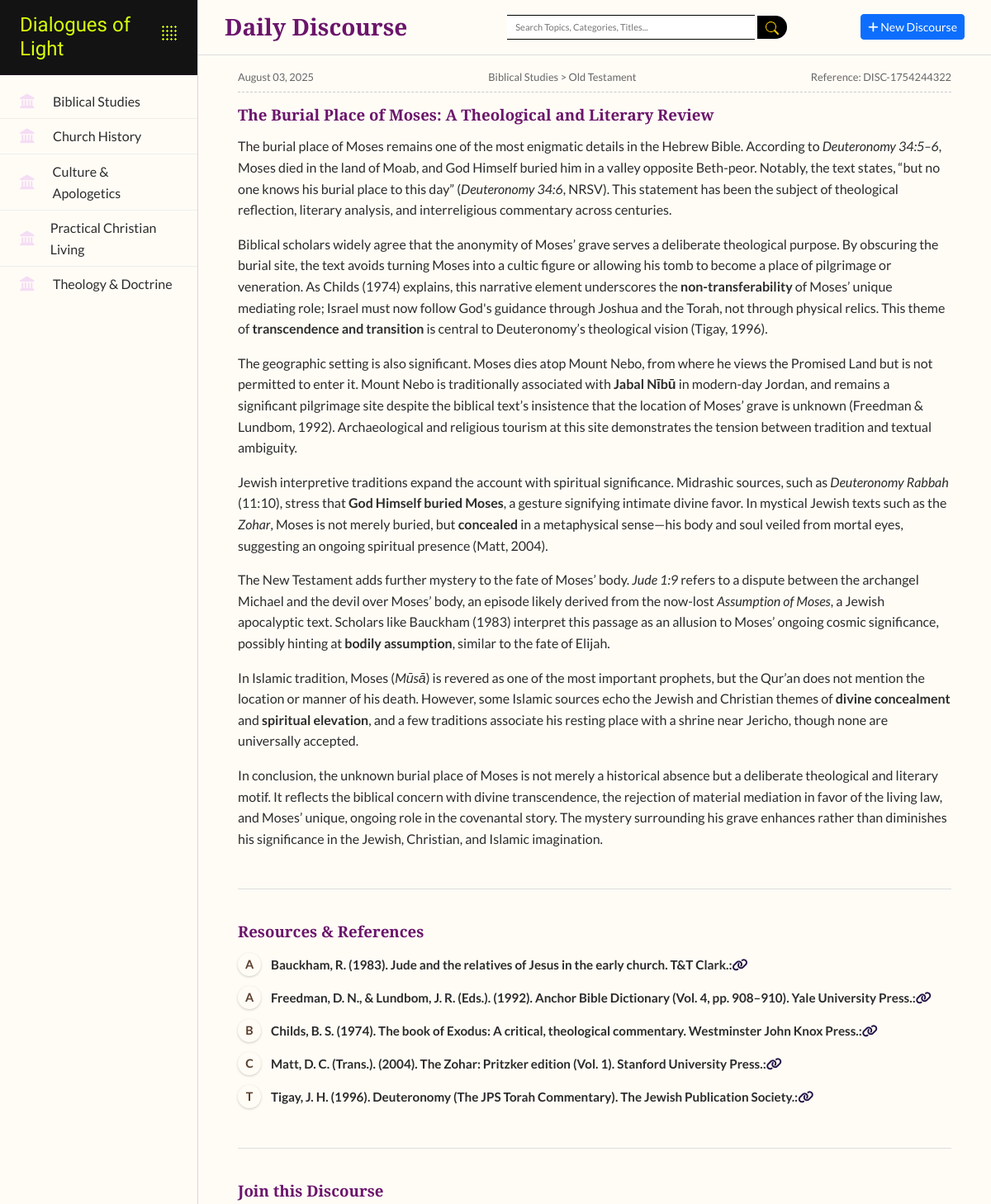
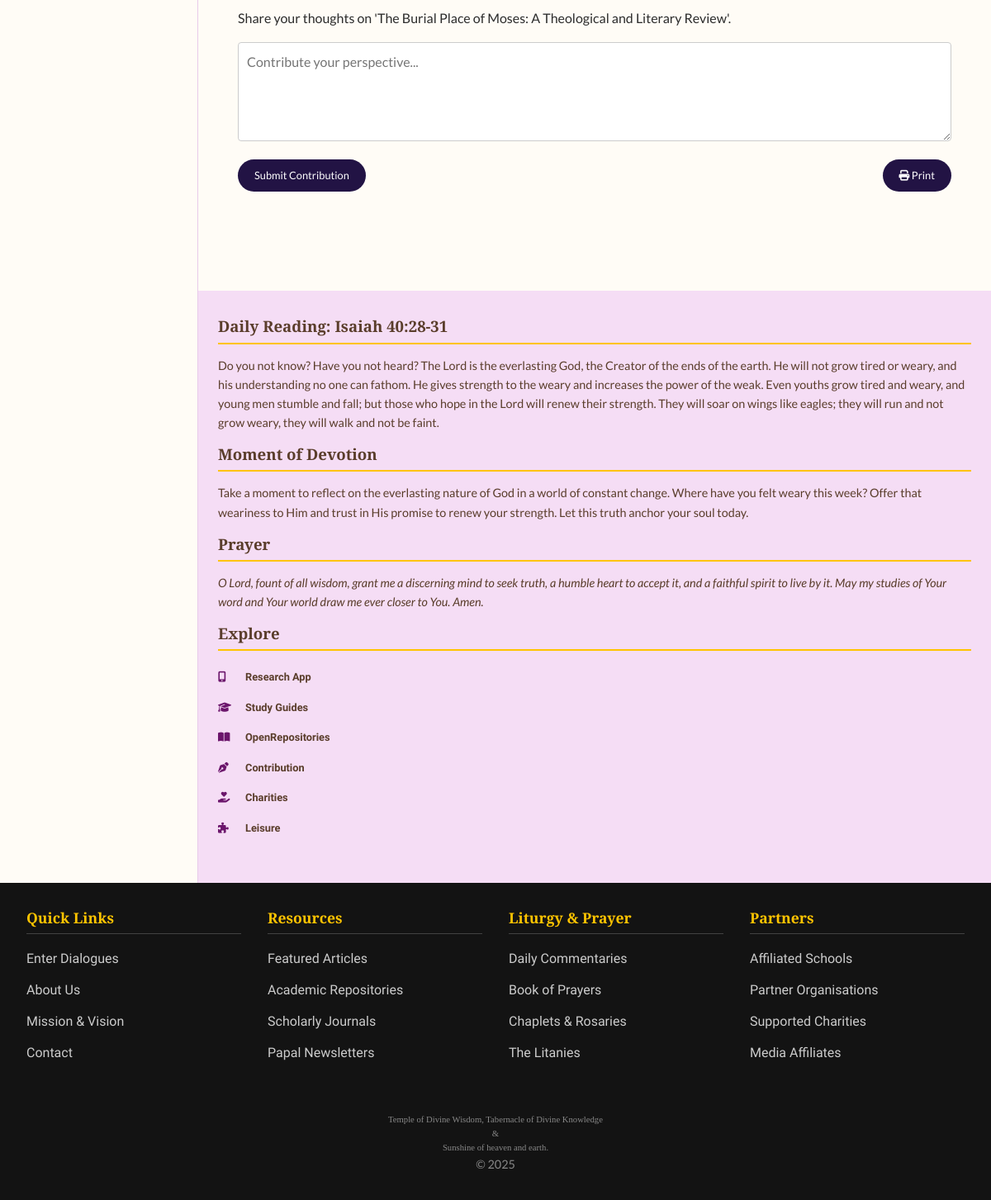
Screenshot of /discourse/dialogues with the database file from the repository (2 pictures, top to bottom).
### app/dol_db/models.py (models this page shows, shortened)
class Resource(db.Model):
    __tablename__ = 'resources'
    id = db.Column(db.Integer, primary_key=True)
    discourse_id = db.Column(db.Integer, db.ForeignKey('discourse_blogs.id'), nullable=False)
    type = db.Column(db.Enum(ResourceType), nullable=False)
    name = db.Column(db.String(200), nullable=False) # e.g., "Psalm 19:1" or "On the Incarnation"
    medium = db.Column(db.Enum(ResourceMedium)) # e.g., "Book", "Journal Article"
    link = db.Column(db.String(512)) # URL or reference text
    discourse = db.relationship('DiscourseBlog', back_populates='resources')

class Category(db.Model):
    __tablename__ = 'categories'
    id = db.Column(db.Integer, primary_key=True)
    name = db.Column(db.String(100), unique=True, nullable=False)
    subcategories = db.relationship('SubCategory', back_populates='category', lazy=True, cascade="all, delete-orphan")

class SubCategory(db.Model):
    __tablename__ = 'subcategories'
    id = db.Column(db.Integer, primary_key=True)
    name = db.Column(db.String(100), nullable=False)
    category_id = db.Column(db.Integer, db.ForeignKey('categories.id'), nullable=False)
    category = db.relationship('Category', back_populates='subcategories')
    discourses = db.relationship('DiscourseBlog', back_populates='subcategory', lazy='dynamic')
    __table_args__ = (db.UniqueConstraint('name', 'category_id', name='_name_category_uc'),)

class DiscourseBlog(db.Model):
    __tablename__ = 'discourse_blogs'
    id = db.Column(db.Integer, primary_key=True)
    user_id = db.Column(db.Integer, db.ForeignKey('users.id'), nullable=False)
    subcategory_id = db.Column(db.Integer, db.ForeignKey('subcategories.id'), nullable=False)
    reference = db.Column(db.String(50), unique=True, nullable=False, index=True)
    title = db.Column(db.String(255), nullable=False)
    body = db.Column(db.Text, nullable=False)
    date_posted = db.Column(db.DateTime, default=datetime.utcnow, index=True)
    is_approved = db.Column(db.Boolean, default=False, nullable=False)
    author = db.relationship('User', back_populates='discourses')
    resources = db.relationship('Resource', back_populates='discourse', lazy='joined', cascade="all, delete-orphan")
    comments = db.relationship('DiscourseComment', back_populates='discourse', lazy='dynamic', cascade="all, delete-orphan")
    subcategory = db.relationship('SubCategory', back_populates='discourses')

### app/dol_discourse/disc_routes.py (the view)
@discourse_bp.route('/')  # This will be the '/discourse/' URL
@discourse_bp.route('/dialogues') # This will be the '/discourse/dialogues' URL
def dialogues():
    latest_discourse = DiscourseBlog.query.filter_by(is_approved=True)\
                                          .order_by(DiscourseBlog.date_posted.desc())\
                                          .options(joinedload(DiscourseBlog.subcategory).joinedload(SubCategory.category))\
                                          .first()
    return render_template(
        'dialogues.html',
        initial_content=latest_discourse
    )

### app/dol_discourse/disc_routes.py (called while the page is built)
@discourse_bp.app_context_processor
def inject_enums_for_discourse_templates():
    def get_resource_types():
        return list(ResourceType)
    def get_resource_mediums():
        return list(ResourceMedium)
    return dict(
        get_resource_types=get_resource_types,
        get_resource_mediums=get_resource_mediums
    )

### app/routes.py (called while the page is built)
@bp.app_context_processor
def inject_now():
    return {'now': datetime.utcnow}

### app/dol_discourse/templates/discourse/dialogues.html (shortened to what this page needs)
{% extends "layout.html" %}
{% block content %}
    <div class="sticky-main-header d-flex justify-content-between align-items-center g-5">
        <h3 class="me-5 mb-0">Daily Discourse</h3>
        <div>
            <input type="text" class="search-input" placeholder="Search Topics, Categories, Titles..." id="searchInput">
            <button class="search-button">
                <svg xmlns="http://www.w3.org/2000/svg" width="16" height="16" fill="currentColor" class="bi bi-search" viewBox="0 0 16 16">
                    <path d="M11.742 10.344a6.5 6.5 0 1 0-1.397 1.398h-.001q.044.06.098.115l3.85 3.85a1 1 0 0 0 1.415-1.414l-3.85-3.85a1 1 0 0 0-.115-.1zM12 6.5a5.5 5.5 0 1 1-11 0 5.5 5.5 0 0 1 11 0"/>
                </svg>
            </button>
        </div>
        <a href="{{ url_for('discourse.new_discourse_editor') }}" class="btn btn-primary btn-sm ms-3">
            <i class="fa fa-plus"></i> New Discourse
        </a>
    </div>
    <div class="discourse-container">
        {% if initial_content %}
            <section id="discourse-section">
                <div class="discourse-meta">
                    <span id="discourse-date">{{ initial_content.date_posted.strftime('%B %d, %Y') }}</span>
                    {% if initial_content.subcategory and initial_content.subcategory.category %}
                        <span class="discourse-category">
                            {{ initial_content.subcategory.category.name }} > {{ initial_content.subcategory.name }}
                        </span>
                    {% endif %}
                    <span id="discourse-ref">Reference: {{ initial_content.reference }}</span>
                </div>
                <h4 id="discourse-title">{{ initial_content.title }}</h4>
                <div id="discourse-body">
                    {{ initial_content.body | safe }}
                </div>
            </section>
            <section id="resources-section">
                <h4>Resources & References</h4>
                <ul id="resource-list">
                    {% for resource in initial_content.resources %}
                    <li>
                        <span class="resource-type {{ resource.type.value | lower | replace(' ', '-') }}">{{ resource.type.value[0] }}</span>
                        <strong>{{ resource.name }}:</strong>
                        {% if resource.link %}
                            <a href="{{ resource.link }}" target="_blank" rel="noopener noreferrer">
                                <i class="fas fa-link" aria-hidden="true"></i>
                            </a>
                        {% endif %}
                    </li>
                    {% else %}
                    <li>No resources are listed for this discourse.</li>
                    {% endfor %}
                </ul>
            </section>
            <section id="contribute-section">
                <h4>Join this Discourse</h4>
                <p id="contribute-prompt">Share your thoughts on '{{ initial_content.title }}'.</p>
                <textarea placeholder="Contribute your perspective..."></textarea>
                <div class="d-flex justify-content-between">
                    <button class="btn btn-sm btn-primary">Submit Contribution</button>
                    <button class="btn btn-sm btn-secondary"><i class="fa fa-print"></i> Print</button>
                </div>
            </section>
        {% endif %}
    </div>
{% endblock %}

### app/templates/layout.html (shortened to what this page needs)
<!DOCTYPE html>
<html lang="en">
<head>
    <link rel="stylesheet" href="https://cdnjs.cloudflare.com/ajax/libs/font-awesome/6.4.0/css/all.min.css">
    <link rel="stylesheet" href="{{ url_for('static', filename='css/bootstrap.min.css') }}">
    <link rel="stylesheet" href="{{ url_for('static', filename='css/bootstrap-icons.css') }}">
    <link rel="stylesheet" href="{{ url_for('static', filename='css/style.css') }}">
</head>
<body>
    <div class="site-grid">
        <nav class="main-nav " id="main-nav">
            <div class="logo-dropdown" >
                <div class="logo">
                    <a href="{{ url_for('main.splash') }}">
                        <h1>Dialogues of Light</h1>
                    </a>
                </div>
                <div class="header-accent-dots" id="logo-dropdown-trigger"></div>
            </div>
            <ul>
                {% for category in sidebar_data %}
                <li>
                    <a href="#" class="main-topic-link" data-topic-id="{{ category.id }}">
                        <i class="fas {{ category.icon }}"></i>
                        <span>{{ category.name }}</span>
                    </a>
                </li>
                {% endfor %}
            </ul>
        </nav>
        <main class="main-content">
            {% block content %}{% endblock %}
        </main>
        <aside class="right-sidebar">
            <div class="daily-content">
                <section id="daily-reading">
                    <h4>{{ daily_data.get('reading', {}).get('title', 'Daily Reading') }}</h4>
                    <p>{{ daily_data.get('reading', {}).get('body', 'Content unavailable.') }}</p>
                </section>
                <section id="daily-devotion">
                    <h4>{{ daily_data.get('devotion', {}).get('title', 'Moment of Devotion') }}</h4>
                    <p>{{ daily_data.get('devotion', {}).get('body', 'Content unavailable.') }}</p>
                </section>
                <section id="daily-prayer">
                    <h4>{{ daily_data.get('prayer', {}).get('title', 'Prayer') }}</h4>
                    <p><em>{{ daily_data.get('prayer', {}).get('body', 'Content unavailable.') }}</em></p>
                </section>
            </div>
            <div class="sidebar-links">
                <h4>Explore</h4>
                <ul>
                    <li><a href="#"><i class="fas fa-mobile-alt"></i> Research App</a></li>
                    <li><a href="#"><i class="fas fa-graduation-cap"></i> Study Guides</a></li>
                    <li><a href="#"><i class="fas fa-book-open"></i> OpenRepositories</a></li>
                    <li><a href="#"><i class="fas fa-pen-nib"></i> Contribution</a></li>
                    <li><a href="#"><i class="fas fa-hand-holding-heart"></i> Charities</a></li>
                    <li><a href="#"><i class="fas fa-puzzle-piece"></i> Leisure</a></li>
                </ul>
            </div>
        </aside>
    </div>
    <footer class="site-footer">
        <div class="footer-container">
            <div class="footer-column">
                <h4>Quick Links</h4>
                <ul>
                    <li><a href="{{ url_for('discourse.dialogues') }}">Enter Dialogues</a></li>
                    <li><a href="#">About Us</a></li>
                    <li><a href="#">Mission & Vision</a></li>
                    <li><a href="#">Contact</a></li>
                </ul>
            </div>
            <div class="footer-column">
                <h4>Resources</h4>
                <ul>
                    <li><a href="#">Featured Articles</a></li>
                    <li><a href="#">Academic Repositories</a></li>
                    <li><a href="#">Scholarly Journals</a></li>
                    <li><a href="#">Papal Newsletters</a></li>
                </ul>
            </div>
            <div class="footer-column">
                <h4>Liturgy & Prayer</h4>
                <ul>
                    <li><a href="#">Daily Commentaries</a></li>
                    <li><a href="#">Book of Prayers</a></li>
                    <li><a href="#">Chaplets & Rosaries</a></li>
                    <li><a href="#">The Litanies</a></li>
                </ul>
            </div>
            <div class="footer-column">
                <h4>Partners</h4>
                <ul>
                    <li><a href="#">Affiliated Schools</a></li>
                    <li><a href="#">Partner Organisations</a></li>
                    <li><a href="#">Supported Charities</a></li>
                    <li><a href="#">Media Affiliates</a></li>
                </ul>
            </div>
        </div>
        <div class="footer-bottom">
            <p class="tight-p">Temple of Divine Wisdom, Tabernacle of Divine Knowledge</p>
            <p class="tight-p">&</p>
            <p class="tight-p">Sunshine of heaven and earth.</p>
            <p>© {{ now().year }} </p>
        </div>
    </footer>
</body>
</html>

### rows the page displays
Resource: name "Biblical Studies", type "A", name "Bauckham, R. (1983). Jude and the relatives of Jesus in the early church. T&T Clark."
SubCategory: name "Church History"
SubCategory: name "Culture & Apologetics"
SubCategory: name "Practical Christian Living"
SubCategory: name "Theology & Doctrine"
DiscourseBlog: date_posted "August 03, 2025", reference "DISC-1754244322", title "The Burial Place of Moses: A Theological and Literary Review", body "The burial place of Moses remains one of the most enigmatic details in the Hebrew Bible. According to Deuteronomy 34:5–6 , Moses died in the land of Moab, and God Himself buried him in a valley opposite Beth-peor. Notably, the text states, “but no one knows his burial place to this day” ( Deuteronomy 34:6 , NRSV). This statement has been the subject of theological reflection, literary analysis, and interreligious commentary across centuries. Biblical scholars widely agree that the anonymity of Moses’ grave serves a deliberate theological purpose. By obscuring the burial site, the text avoids turning Moses into a cultic figure or allowing his tomb to become a place of pilgrimage or…"
Category: subcategory.category.name "Biblical Studies"
SubCategory: subcategory.name "Old Testament"
Resource: type "A", name "Freedman, D. N., & Lundbom, J. R. (Eds.). (1992). Anchor Bible Dictionary (Vol. 4, pp. 908–910). Yale University Press."
Resource: type "B", name "Childs, B. S. (1974). The book of Exodus: A critical, theological commentary. Westminster John Knox Press."
Resource: type "C", name "Matt, D. C. (Trans.). (2004). The Zohar: Pritzker edition (Vol. 1). Stanford University Press."
Resource: type "T", name "Tigay, J. H. (1996). Deuteronomy (The JPS Torah Commentary). The Jewish Publication Society."

### other values shown
{{ daily_data.get('reading', {}).get('title', 'Daily Reading') }} "Daily Reading: Isaiah 40:28-31"
{{ daily_data.get('devotion', {}).get('title', 'Moment of Devotion') }} "Moment of Devotion"
{{ daily_data.get('prayer', {}).get('title', 'Prayer') }} "Prayer"
